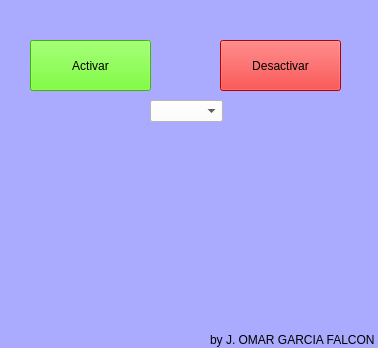
<?xml version="1.0" encoding="UTF-8"?>
<ui version="4.0">
 <class>PRENDERLED</class>
 <widget class="QWidget" name="PRENDERLED">
  <property name="geometry">
   <rect>
    <x>0</x>
    <y>0</y>
    <width>378</width>
    <height>348</height>
   </rect>
  </property>
  <property name="mouseTracking">
   <bool>false</bool>
  </property>
  <property name="windowTitle">
   <string>Form</string>
  </property>
  <property name="styleSheet">
   <string notr="true">background-color:rgb(170, 170, 255)</string>
  </property>
  <widget class="QPushButton" name="boton__activar">
   <property name="geometry">
    <rect>
     <x>30</x>
     <y>40</y>
     <width>121</width>
     <height>51</height>
    </rect>
   </property>
   <property name="styleSheet">
    <string notr="true">background-color:rgb(85, 255, 0)</string>
   </property>
   <property name="text">
    <string>Activar</string>
   </property>
  </widget>
  <widget class="QPushButton" name="boton_desactivar">
   <property name="geometry">
    <rect>
     <x>220</x>
     <y>40</y>
     <width>121</width>
     <height>51</height>
    </rect>
   </property>
   <property name="styleSheet">
    <string notr="true">background-color:rgb(255, 0, 0)</string>
   </property>
   <property name="text">
    <string>Desactivar</string>
   </property>
  </widget>
  <widget class="QLabel" name="etiqueta">
   <property name="geometry">
    <rect>
     <x>40</x>
     <y>130</y>
     <width>291</width>
     <height>41</height>
    </rect>
   </property>
   <property name="text">
    <string/>
   </property>
   <property name="alignment">
    <set>Qt::AlignCenter</set>
   </property>
  </widget>
  <widget class="QLabel" name="label_led_on">
   <property name="enabled">
    <bool>true</bool>
   </property>
   <property name="geometry">
    <rect>
     <x>140</x>
     <y>240</y>
     <width>81</width>
     <height>71</height>
    </rect>
   </property>
   <property name="text">
    <string/>
   </property>
   <property name="pixmap">
    <pixmap>imagenes/on.png</pixmap>
   </property>
   <property name="scaledContents">
    <bool>true</bool>
   </property>
  </widget>
  <widget class="QLabel" name="label_led_off">
   <property name="enabled">
    <bool>true</bool>
   </property>
   <property name="geometry">
    <rect>
     <x>140</x>
     <y>240</y>
     <width>81</width>
     <height>71</height>
    </rect>
   </property>
   <property name="text">
    <string/>
   </property>
   <property name="pixmap">
    <pixmap>imagenes/off.png</pixmap>
   </property>
   <property name="scaledContents">
    <bool>true</bool>
   </property>
  </widget>
  <widget class="QLabel" name="label">
   <property name="geometry">
    <rect>
     <x>210</x>
     <y>330</y>
     <width>171</width>
     <height>20</height>
    </rect>
   </property>
   <property name="toolTip">
    <string>&lt;html&gt;&lt;head/&gt;&lt;body&gt;&lt;p&gt;&lt;span style=&quot; font-size:14pt; font-weight:600; color:#5500ff;&quot;&gt;J. OMAR GARCIA FALCON&lt;/span&gt;&lt;/p&gt;&lt;p&gt;&lt;br/&gt;&lt;/p&gt;&lt;/body&gt;&lt;/html&gt;</string>
   </property>
   <property name="text">
    <string>by J. OMAR GARCIA FALCON</string>
   </property>
  </widget>
  <widget class="QLabel" name="label_2">
   <property name="geometry">
    <rect>
     <x>120</x>
     <y>220</y>
     <width>121</width>
     <height>111</height>
    </rect>
   </property>
   <property name="text">
    <string/>
   </property>
   <property name="pixmap">
    <pixmap>imagenes/error.png</pixmap>
   </property>
   <property name="scaledContents">
    <bool>true</bool>
   </property>
  </widget>
  <widget class="QComboBox" name="ubiCOM">
   <property name="geometry">
    <rect>
     <x>150</x>
     <y>100</y>
     <width>73</width>
     <height>22</height>
    </rect>
   </property>
   <property name="styleSheet">
    <string notr="true">background-color:  rgb(255, 255, 255)</string>
   </property>
  </widget>
  <zorder>label_led_on</zorder>
  <zorder>boton__activar</zorder>
  <zorder>boton_desactivar</zorder>
  <zorder>etiqueta</zorder>
  <zorder>label_led_off</zorder>
  <zorder>label</zorder>
  <zorder>label_2</zorder>
  <zorder>ubiCOM</zorder>
 </widget>
 <resources/>
 <connections/>
</ui>
